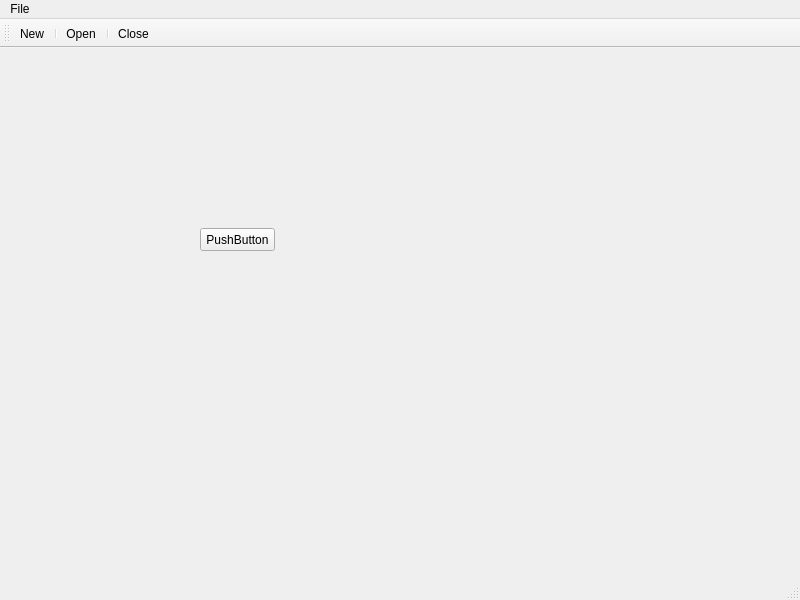
<?xml version="1.0" encoding="UTF-8"?>
<ui version="4.0">
 <class>MainWindow</class>
 <widget class="QMainWindow" name="MainWindow">
  <property name="geometry">
   <rect>
    <x>0</x>
    <y>0</y>
    <width>800</width>
    <height>600</height>
   </rect>
  </property>
  <property name="windowTitle">
   <string>MainWindow</string>
  </property>
  <widget class="QWidget" name="centralwidget">
   <widget class="QPushButton" name="pushButton">
    <property name="geometry">
     <rect>
      <x>200</x>
      <y>180</y>
      <width>75</width>
      <height>23</height>
     </rect>
    </property>
    <property name="text">
     <string>PushButton</string>
    </property>
   </widget>
  </widget>
  <widget class="QMenuBar" name="menubar">
   <property name="geometry">
    <rect>
     <x>0</x>
     <y>0</y>
     <width>800</width>
     <height>23</height>
    </rect>
   </property>
   <widget class="QMenu" name="menuFile">
    <property name="title">
     <string>File</string>
    </property>
    <addaction name="actionNew"/>
    <addaction name="separator"/>
    <addaction name="actionOpen"/>
    <addaction name="separator"/>
    <addaction name="actionClose"/>
   </widget>
   <addaction name="menuFile"/>
  </widget>
  <widget class="QStatusBar" name="statusbar"/>
  <widget class="QToolBar" name="toolBar">
   <property name="windowTitle">
    <string>toolBar</string>
   </property>
   <attribute name="toolBarArea">
    <enum>TopToolBarArea</enum>
   </attribute>
   <attribute name="toolBarBreak">
    <bool>false</bool>
   </attribute>
   <addaction name="actionNew"/>
   <addaction name="separator"/>
   <addaction name="actionOpen"/>
   <addaction name="separator"/>
   <addaction name="actionClose"/>
  </widget>
  <action name="actionNew">
   <property name="text">
    <string>New</string>
   </property>
  </action>
  <action name="actionOpen">
   <property name="text">
    <string>Open</string>
   </property>
  </action>
  <action name="actionClose">
   <property name="text">
    <string>Close</string>
   </property>
  </action>
 </widget>
 <resources/>
 <connections>
  <connection>
   <sender>pushButton</sender>
   <signal>clicked()</signal>
   <receiver>MainWindow</receiver>
   <slot>close()</slot>
   <hints>
    <hint type="sourcelabel">
     <x>246</x>
     <y>240</y>
    </hint>
    <hint type="destinationlabel">
     <x>251</x>
     <y>313</y>
    </hint>
   </hints>
  </connection>
 </connections>
</ui>
